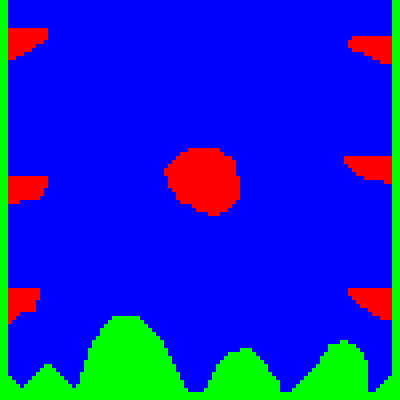

This is a level from a 2D game, rendered from its Tiled map with the project's own tilesets. A one-line summary and the map file follow, with tile-layer data summarised:
An orthogonal 100x100 tile map with 4x4 px tiles, 1 tile layer (Tile Layer 1).

<map version="1.0" orientation="orthogonal" width="100" height="100" tilewidth="4" tileheight="4">
 <tileset firstgid="1" name="rect3757" tilewidth="4" tileheight="4">
  <image source="rect3757.png" width="12" height="4" />
 </tileset>
 <layer name="Tile Layer 1" width="100" height="100">
  <data>[10000 cells, 10000 non-empty, 3 distinct tile ids]</data>
 </layer>
</map>